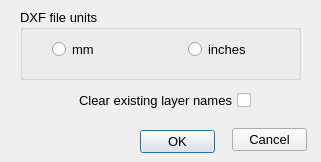
<?xml version="1.0" encoding="UTF-8"?>
<ui version="4.0">
 <class>DXFIn_Dialog</class>
 <widget class="QDialog" name="DXFIn_Dialog">
  <property name="geometry">
   <rect>
    <x>0</x>
    <y>0</y>
    <width>321</width>
    <height>162</height>
   </rect>
  </property>
  <property name="minimumSize">
   <size>
    <width>321</width>
    <height>162</height>
   </size>
  </property>
  <property name="maximumSize">
   <size>
    <width>321</width>
    <height>162</height>
   </size>
  </property>
  <property name="font">
   <font>
    <pointsize>10</pointsize>
   </font>
  </property>
  <property name="windowTitle">
   <string>DXF import options</string>
  </property>
  <widget class="QGroupBox" name="groupBox">
   <property name="geometry">
    <rect>
     <x>20</x>
     <y>9</y>
     <width>281</width>
     <height>71</height>
    </rect>
   </property>
   <property name="title">
    <string>DXF file units</string>
   </property>
   <widget class="QRadioButton" name="_100">
    <property name="geometry">
     <rect>
      <x>32</x>
      <y>32</y>
      <width>101</width>
      <height>17</height>
     </rect>
    </property>
    <property name="layoutDirection">
     <enum>Qt::LeftToRight</enum>
    </property>
    <property name="text">
     <string>mm</string>
    </property>
   </widget>
   <widget class="QRadioButton" name="_101">
    <property name="geometry">
     <rect>
      <x>168</x>
      <y>32</y>
      <width>101</width>
      <height>17</height>
     </rect>
    </property>
    <property name="layoutDirection">
     <enum>Qt::LeftToRight</enum>
    </property>
    <property name="text">
     <string>inches</string>
    </property>
   </widget>
  </widget>
  <widget class="QCheckBox" name="_102">
   <property name="geometry">
    <rect>
     <x>30</x>
     <y>90</y>
     <width>221</width>
     <height>21</height>
    </rect>
   </property>
   <property name="layoutDirection">
    <enum>Qt::RightToLeft</enum>
   </property>
   <property name="text">
    <string>Clear existing layer names</string>
   </property>
  </widget>
  <widget class="QPushButton" name="_2">
   <property name="geometry">
    <rect>
     <x>232</x>
     <y>128</y>
     <width>75</width>
     <height>23</height>
    </rect>
   </property>
   <property name="text">
    <string>Cancel</string>
   </property>
   <property name="autoDefault">
    <bool>false</bool>
   </property>
  </widget>
  <widget class="QPushButton" name="_1">
   <property name="geometry">
    <rect>
     <x>140</x>
     <y>130</y>
     <width>75</width>
     <height>23</height>
    </rect>
   </property>
   <property name="text">
    <string>OK</string>
   </property>
   <property name="default">
    <bool>true</bool>
   </property>
  </widget>
 </widget>
 <tabstops>
  <tabstop>_100</tabstop>
  <tabstop>_101</tabstop>
  <tabstop>_102</tabstop>
  <tabstop>_1</tabstop>
  <tabstop>_2</tabstop>
 </tabstops>
 <resources/>
 <connections/>
</ui>
